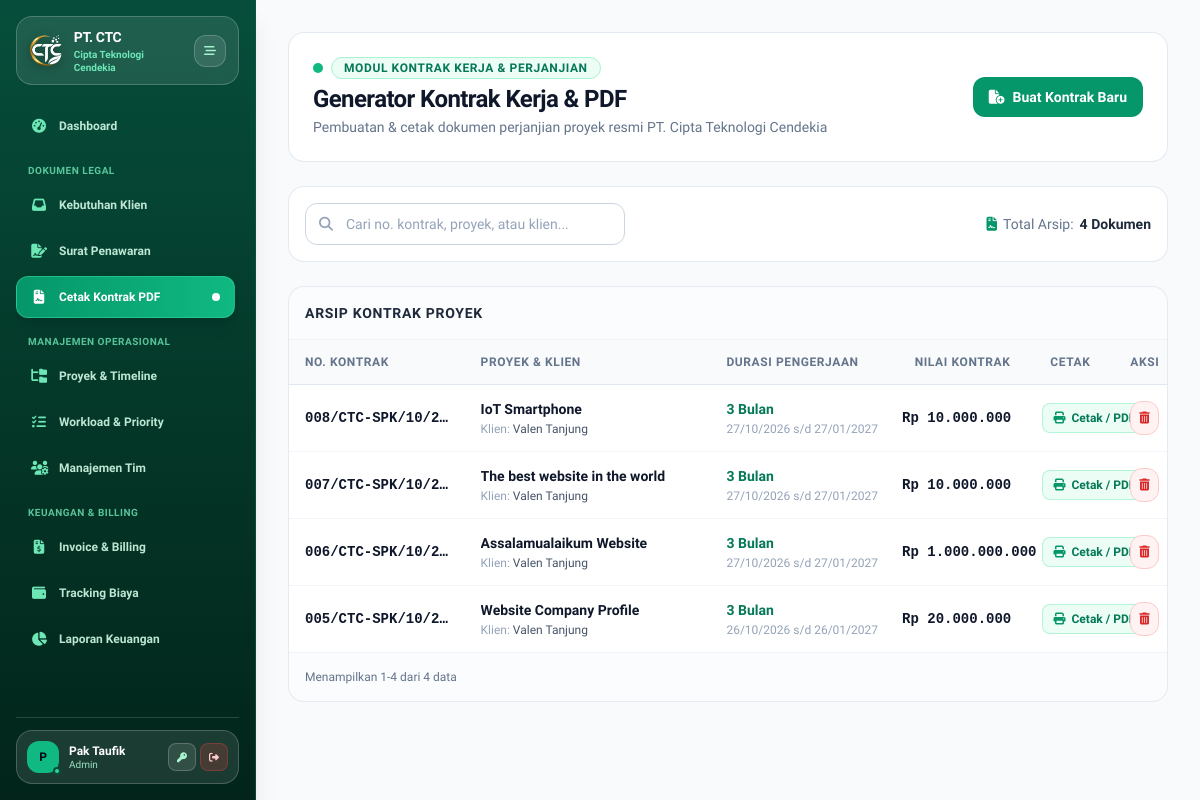
The app's page /modules/contracts/index.php (signed in), older data.
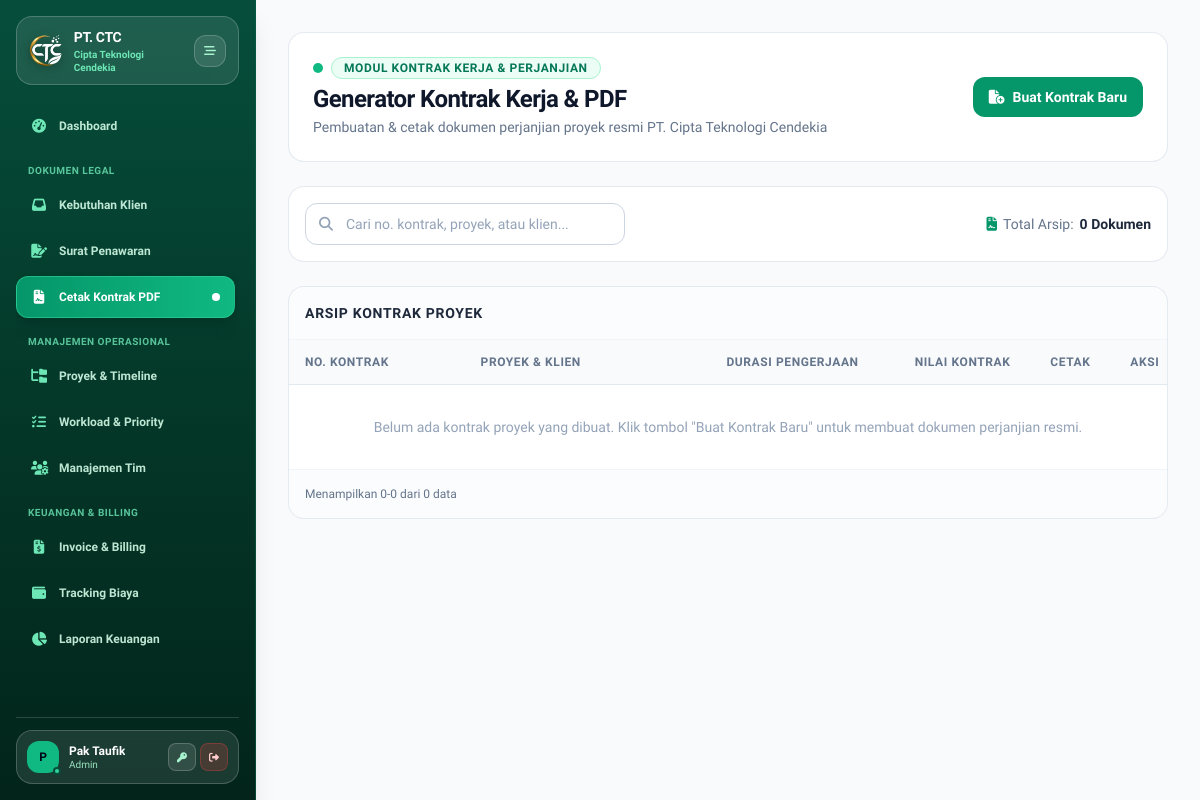
The same page, newer data.
### tables this page shows
CREATE TABLE `contracts` (
  `id` int(11) NOT NULL,
  `project_id` int(11) NOT NULL,
  `nomor_kontrak` varchar(100) NOT NULL,
  `durasi_bulan` int(11) NOT NULL,
  `tanggal_mulai` date NOT NULL,
  `tanggal_selesai` date NOT NULL,
  `nilai_kontrak` decimal(15,2) NOT NULL,
  `file_pdf` varchar(255) DEFAULT NULL,
  `created_at` timestamp NOT NULL DEFAULT current_timestamp()
);

### modules/contracts/index.php (the view, shortened to what the changed rows need)
<?php
require_once __DIR__ . '/../../config/database.php';
require_once __DIR__ . '/../../includes/header.php';
require_once __DIR__ . '/../../includes/sidebar.php';
$pdo->exec("
    CREATE TABLE IF NOT EXISTS `contracts` (
        `id` INT AUTO_INCREMENT PRIMARY KEY,
        `project_id` INT NULL,
        `nomor_kontrak` VARCHAR(100) NOT NULL,
        `tanggal_mulai` DATE NULL,
        `tanggal_selesai` DATE NULL,
        `durasi_bulan` INT DEFAULT 1,
        `nilai_kontrak` DECIMAL(15,2) DEFAULT 0.00,
        `created_at` TIMESTAMP DEFAULT CURRENT_TIMESTAMP
    ) ENGINE=InnoDB DEFAULT CHARSET=utf8mb4;
");
$stmt = $pdo->query("
    SELECT c.*,
           COALESCE(p.nama_projek, 'Kontrak Mandiri / Pengajuan') as nama_projek,
           COALESCE(p.klien, '-') as klien,
           COALESCE(p.budget, c.nilai_kontrak) as budget
    FROM contracts c
    LEFT JOIN projects p ON c.project_id = p.id
    ORDER BY c.created_at DESC
");
$contracts = $stmt->fetchAll();
?>
<main class="flex-1 p-4 sm:p-6 md:p-8 overflow-y-auto w-full min-w-0 bg-[#f8fafc] text-slate-800 selection:bg-emerald-600 selection:text-white">
    <div class="flex flex-col md:flex-row justify-between md:items-center gap-4 mb-6 bg-white p-5 sm:p-6 rounded-2xl border border-slate-200/90 shadow-xs">
        <div>
            <h1 class="text-xl md:text-2xl font-bold text-slate-900 tracking-tight">Generator Kontrak Kerja & PDF</h1>
        </div>
    </div>
    <div class="bg-white border border-slate-200/90 rounded-2xl p-4 mb-6 shadow-xs flex flex-col sm:flex-row items-center justify-between gap-3">
        <div class="text-xs sm:text-sm text-slate-500 font-medium flex items-center gap-1.5 self-end sm:self-auto">
            <i class="fa-solid fa-file-contract text-emerald-600"></i> Total Arsip: <span class="font-semibold text-slate-800"><?= count($contracts) ?> Dokumen</span>
        </div>
    </div>
    <div class="bg-white border border-slate-200/90 rounded-2xl shadow-xs overflow-hidden">
        <div class="w-full overflow-x-auto">
            <table class="w-full text-left border-collapse text-xs sm:text-sm table-fixed min-w-[850px]">
                <thead>
                    <tr class="bg-slate-50 border-b border-slate-200 text-xs font-semibold text-slate-500 uppercase tracking-wider">
                        <th class="py-3.5 px-4 w-[20%]">NO. KONTRAK</th>
                        <th class="py-3.5 px-4 w-[28%]">PROYEK & KLIEN</th>
                        <th class="py-3.5 px-4 w-[20%]">DURASI PENGERJAAN</th>
                        <th class="py-3.5 px-4 w-[16%] text-right">NILAI KONTRAK</th>
                        <th class="py-3.5 px-4 w-[10%] text-center">CETAK</th>
                        <th class="py-3.5 px-4 w-[6%] text-center">AKSI</th>
                    </tr>
                </thead>
                <tbody class="divide-y divide-slate-100" id="contractTableBody">
                    <?php if (empty($contracts)): ?>
                        <tr>
                            <td colspan="6" class="p-8 text-center text-slate-400 font-normal">
                                Belum ada kontrak proyek yang dibuat. Klik tombol "Buat Kontrak Baru" untuk membuat dokumen perjanjian resmi.
                            </td>
                        </tr>
                    <?php else: ?>
                        <?php foreach ($contracts as $c): ?>
                            <tr class="hover:bg-slate-50/70 transition contract-row align-middle"
                                data-search="<?= htmlspecialchars(strtolower(($c['nomor_kontrak'] ?? '') . ' ' . ($c['nama_projek'] ?? '') . ' ' . ($c['klien'] ?? ''))) ?>">
                                <td class="py-3.5 px-4 font-mono font-semibold text-slate-900 text-xs sm:text-sm truncate">
                                    <?= htmlspecialchars($c['nomor_kontrak']) ?>
                                </td>
                                <td class="py-3.5 px-4">
                                    <p class="font-semibold text-slate-900 text-xs sm:text-sm truncate"><?= htmlspecialchars($c['nama_projek']) ?></p>
                                    <p class="text-xs text-slate-400 font-normal truncate mt-0.5">Klien: <span class="font-medium text-slate-600"><?= htmlspecialchars($c['klien']) ?></span></p>
                                </td>
                                <td class="py-3.5 px-4 whitespace-nowrap">
                                    <p class="font-semibold text-emerald-700 text-xs sm:text-sm"><?= $c['durasi_bulan'] ?> Bulan</p>
                                    <p class="text-xs text-slate-400 font-normal mt-0.5">
                                        <?= !empty($c['tanggal_mulai']) ? date('d/m/Y', strtotime($c['tanggal_mulai'])) : '-' ?> s/d <?= !empty($c['tanggal_selesai']) ? date('d/m/Y', strtotime($c['tanggal_selesai'])) : '-' ?>
                                    </p>
                                </td>
                                <td class="py-3.5 px-4 text-right font-mono font-semibold text-slate-900 text-xs sm:text-sm whitespace-nowrap">
                                    Rp <?= number_format($c['nilai_kontrak'], 0, ',', '.') ?>
                                </td>
                                <td class="py-3.5 px-4 text-center whitespace-nowrap">
                                    <a href="print_pdf.php?id=<?= $c['id'] ?>" target="_blank" class="btn-press px-2.5 py-1.5 bg-emerald-50 text-emerald-700 border border-emerald-200/80 rounded-lg text-xs font-semibold hover:bg-emerald-100 transition inline-flex items-center gap-1.5 shadow-2xs">
                                        <i class="fa-solid fa-print text-emerald-600"></i> Cetak / PDF
                                    </a>
                                </td>
                                <td class="py-3.5 px-4 text-center whitespace-nowrap">
                                    <a href="index.php?delete=<?= $c['id'] ?>" onclick="return confirm('Hapus arsip kontrak ini?')" class="btn-press p-2 bg-red-50 hover:bg-red-100 text-red-600 border border-red-200 rounded-xl transition inline-flex items-center justify-center" title="Hapus Data">
                                        <i class="fa-solid fa-trash-can text-xs"></i>
                                    </a>
                                </td>
                            </tr>
                        <?php endforeach; ?>
                    <?php endif; ?>
                </tbody>
            </table>
        </div>
        <div class="p-4 border-t border-slate-100 flex flex-col sm:flex-row justify-between items-center gap-3 text-xs text-slate-500 bg-slate-50/50">
            <span class="font-medium" id="paginationInfo">Menampilkan 0 data</span>
        </div>
    </div>
</main>
<?php require_once __DIR__ . '/../../includes/footer.php'; ?>

Row changes from the older to the newer data that the page shows:
removed contracts: nomor_kontrak "008/CTC-SPK/10/2…", nama_projek "IoT Smartphone", klien "Valen Tanjung", durasi_bulan "3", tanggal_mulai "27/10/2026", tanggal_selesai "27/01/2027", nilai_kontrak "10.000.000"
removed contracts: nomor_kontrak "007/CTC-SPK/10/2…", nama_projek "The best website in the world", klien "Valen Tanjung", durasi_bulan "3", tanggal_mulai "27/10/2026", tanggal_selesai "27/01/2027", nilai_kontrak "10.000.000"
removed contracts: nomor_kontrak "006/CTC-SPK/10/2…", nama_projek "Assalamualaikum Website", klien "Valen Tanjung", durasi_bulan "3", tanggal_mulai "27/10/2026", tanggal_selesai "27/01/2027", nilai_kontrak "1.000.000.000"
removed contracts: nomor_kontrak "005/CTC-SPK/10/2…", nama_projek "Website Company Profile", klien "Valen Tanjung", durasi_bulan "3", tanggal_mulai "26/10/2026", tanggal_selesai "26/01/2027", nilai_kontrak "20.000.000"
Text that changed along with them:
count($contracts): "4" → "0"
text written by a page script: "Menampilkan 1-4 dari 4 data" → "Menampilkan 0-0 dari 0 data"
text now shown: "Belum ada kontrak proyek yang dibuat. Klik tombol \"Buat Kontrak Baru\" untuk membuat dokumen perjanjian resmi."
